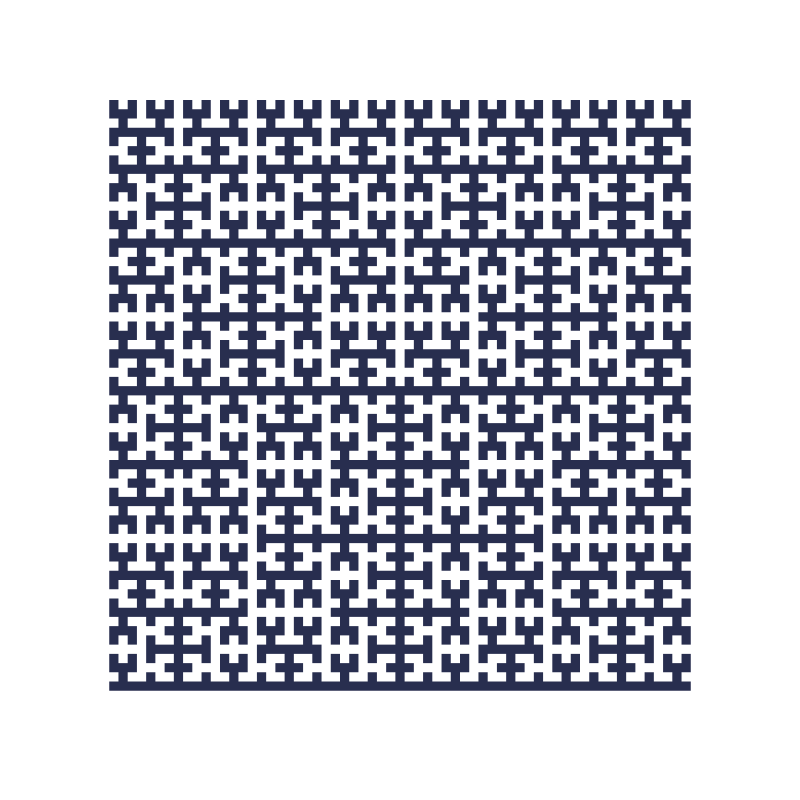
Frame 1 (no input)
Frame 2 (the mouse pressed at the canvas centre, redrawn once): identical to frame 1, image omitted

The Processing sketch that drew this single still picture (run headless with seeded random() and noise(); the mouse was pressed at the canvas centre and the sketch redrawn once):

// Processing sketch: HilbertCurve
// ── HilbertCurve.pde
import java.util.List;
import java.util.LinkedList;
float spacing = 100;
//Grid grid;
PVector gridOff;
color blue = color(40, 46, 79);

int w = 65;
int h = 66;

List<IntVec> vs = new LinkedList<>();
List<Integer> levels = new LinkedList<>();
void setup() {
  size(800, 800);
  //grid = new Grid(w, h);
  gridOff = new PVector (spacing, spacing);
  noStroke();
  //stroke(255, 0, 0);
  fill(blue);
  
  int level = 6;
  IntVec pos = new IntVec(1, 1);
  IntVec dir = new IntVec(1, 0);
  vs.add(pos.clone());
  vs.add(pos.add(0, 1).clone());
  hilbert(level, pos, dir, 1);
  vs.add(pos.add(0, -1));
  noLoop();
}

void draw() {
  background(255);
  scale(1, -1);
  translate(0, -height);
  
  float gridW = width - 2*spacing;
  //grid.display(gridOff, gridW);
  float sqSize = gridW / w;

  beginShape();
  for (IntVec v : vs) {
    vertex(gridOff.x + v.x * sqSize, gridOff.y + v.y * sqSize);
  }
  endShape(CLOSE);
}

//class Grid {
//  Square[][] sqs;
  
//  Grid(int columns, int rows) {
//    sqs = new Square[columns][rows];
    
//    for (int x = 0; x < columns; ++x) {
//      for (int y = 0; y < rows; ++y) {  
//        sqs[x][y] = new Square(x, y);
//      }
//    }
//  }
    
//  void setPaint(int x, int y, color c) {
//    try {
//      sqs[x][y].setPaint(c);
//    } catch(IndexOutOfBoundsException ex) {
//      println(x + ", "+ y + " out of bounds");
//    }
//  }
  
//  void display(PVector pos, float w) {
//    float sqSize = w / sqs.length;

//    for (int x = 0; x < sqs.length; ++x) {
//      for (int y = 0; y < sqs[0].length; ++y) {
//        sqs[x][y].display(pos, sqSize);
//      }
//    }
//  }
//}

//class Square {
//  int x;
//  int y;
//  color paint = color(255);
  
//  Square(int x, int y) {
//    this.x = x;
//    this.y = y;
//  }
  
//  void setPaint(color newPaint) {
//    paint = newPaint;
//  }
  
//  void display(PVector pos, float size) {
//    fill(paint);
//    rect(pos.x + x * size, pos.y + y * size, size, size);
//  }
//}

// ── Hilbert.pde

class IntVec {
  int x;
  int y;
  
  IntVec() {
    this(0, 0);  
  }
  
  IntVec(int x, int y) {
    this.x = x;
    this.y = y;
  }
  
  IntVec add(IntVec other) {
    this.x += other.x;
    this.y += other.y;
    return this;
  }
  
  IntVec add(int dx, int dy) {
    this.x += dx;
    this.y += dy;
    return this;
  }
  
  IntVec mult(int i) {
    this.x *= i;
    this.y *= i;
    return this;
  }
  
  IntVec clone() {
    return new IntVec(x, y);  
  }
  
  String toString() {
    return "(x:" + x + ", y:" + y + ")";
  }
}

void hilbert(int level, IntVec pos, IntVec dir, int facing) {
  if (level <= 0) {
    return;
  }
  right(dir, facing);
  hilbert(level-1, pos, dir, -facing);
  forward(pos, dir);

  left(dir, facing);
  hilbert(level-1, pos, dir, facing);

  forward(pos, dir);
  hilbert(level-1, pos, dir, facing);

  left(dir, facing);
  forward(pos, dir);
  hilbert(level-1, pos, dir, -facing);
  right(dir, facing);
}

void forward(IntVec pos, IntVec dir) {  
  pos.add(dir);
  vs.add(pos.clone());
}

//turn right in y-axis facing down coordinate system
void right(IntVec dir, int facing) {
  int x = dir.x;
  dir.x = facing * -dir.y;
  dir.y = facing * x;   
}

void left(IntVec dir, int facing) {
  int x = dir.x;
  dir.x = facing * dir.y;
  dir.y = facing * -x;
}

//IntVec leftNeighbor(IntVec dir) {
//  int deltaX = dir.x == 1 || dir.y == 1 ? 0 : -1;
//  int deltaY = dir.x == -1 || dir.y == 1 ? 0 : -1;
//  return new IntVec(deltaX, deltaY);
//}

//IntVec rightNeighbor(IntVec dir) {
//  int deltaX = dir.x == 1 || dir.y == -1 ? 0 : -1;
//  int deltaY = dir.x == 1 || dir.y == 1 ? 0 : -1;
//  return new IntVec(deltaX, deltaY);
//}
